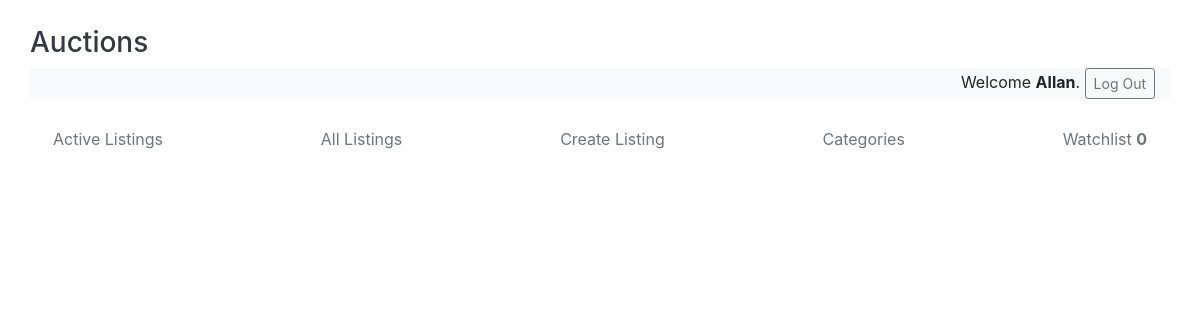
Before: /categories (signed in) with the older database file.
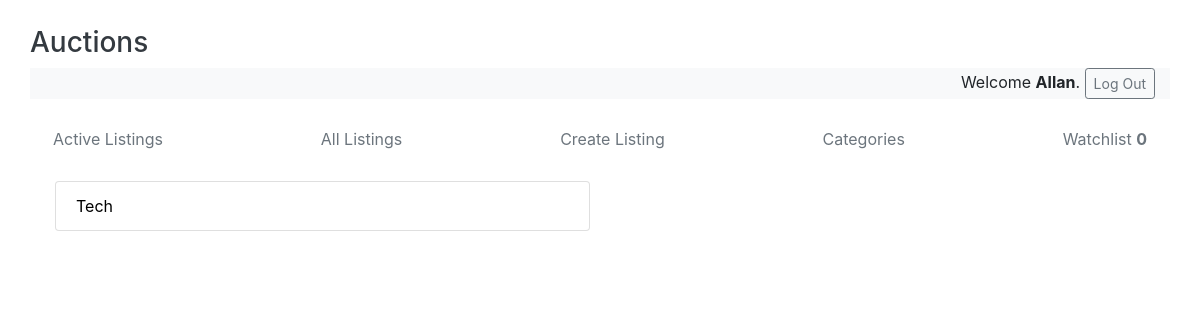
After: the same page with the newer database file.
### auctions/models.py (models this page shows, shortened)
class Products(models.Model):
    title = models.CharField(max_length=100)
    description = models.CharField(max_length=1024, null=True, blank=True)
    pictureURL = models.CharField(max_length=2048, null=True, blank=True)
    pictureUpload = models.FileField(upload_to='images', null=True, blank=True)
    price = models.DecimalField(max_digits=9, decimal_places=2)
    category = models.CharField(max_length=20, blank=True, choices=CATEGORY, default="OTHER")
    higherBid = models.ForeignKey(Bid, on_delete=models.CASCADE, related_name="higherBid", null=True, blank=True)
    status = models.BooleanField(default=True)
    user_seller = models.ForeignKey(User, on_delete=models.CASCADE)
    watchlist = models.ManyToManyField(User, blank=True, related_name="watchlist")
    bid_timer = models.DateTimeField(null=True, blank=True)

### auctions/views.py (the view)
# urls.py: path("categories", views.categories, name="categories"),
@login_required(login_url='login')
def categories(request):
    user = request.user
    categories = list(set(
        [Products.category for Products in Products.objects.all() if Products.category]))
    return render(request, "auctions/categories.html", {
        'categories': categories,
        "saveds": user.watchlist.all().count()
    })

### auctions/templates/auctions/categories.html
{% extends "auctions/layout.html" %}
{% block body %}
{% for category in categories %}
<div class="column" id="category">
    <ul class="list-group">
        <a class="cat-a" href="{% url 'categories_list' category %}">
            <li class="list-group-item">{{category.title}}</li>
        </a>
    </ul>
</div>
{% endfor %}
{% endblock %}

Changed rows visible on the page:
added Products: title "Tech"
